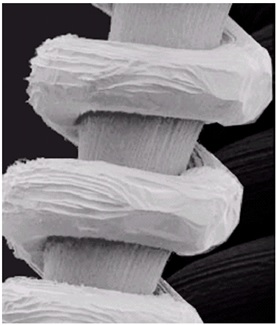
#> input picture Assignment2/assignment2_image1.jpg, 276 x 325 px, found by its file name
$ python histogram.py
#> lines starting #> are read from the running program, lines starting #| are printed output that depends on the picture
import cv2
import matplotlib.pyplot as plt

def histogram(inputImage):
#> called with inputImage = './Assignment2/assignment2_image1.jpg'
    image_path = inputImage
    image = cv2.imread(image_path, cv2.IMREAD_GRAYSCALE)
#> image: shape (325, 276); min 0, max 255, mean 128.5

    # Calculate the histogram
    hist = cv2.calcHist([image], [0], None, [256], [0,256])
#> hist = 256 values, max 6680 at index 28, min 0 at index 240, mean 350.4

    # Plotting the histogram
    plt.plot(hist)
    plt.title('Grayscale Histogram')
    plt.xlabel('Pixel Value')
    plt.ylabel('Frequency')
    plt.xlim([0,256])
    plt.show()
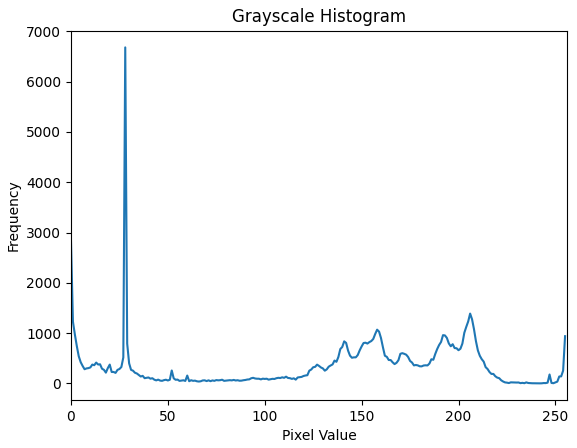
#> figure drawn by matplotlib, 1 panel; curve peaks at x = 28, y = 6680

histogram("./Assignment2/assignment2_image1.jpg")
